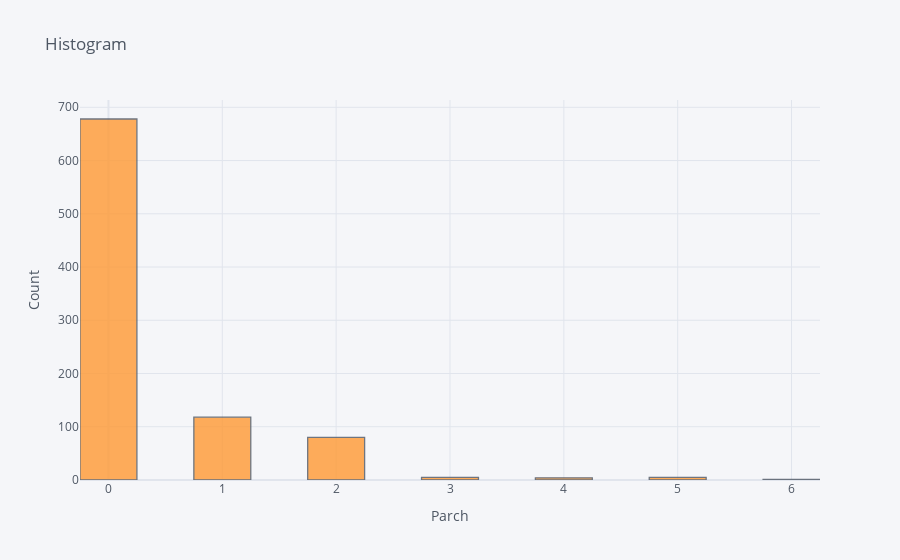

Notebook cell for this chart:
### Code cell
total_data['parch'].iplot(kind='hist', bins=20, xTitle='Parch', yTitle='Count', title='Histogram')

### Figure 1 — Plotly figure (JSON) as saved in the notebook; plotly's stock layout.template omitted (floating-point values rounded to 4 significant figures; data arrays with more than 128 entries replaced by an {"elided": "..."} marker saying what was removed)
{"data": [{"histfunc": "count", "histnorm": "", "marker": {"color": "rgba(255, 153, 51, 1.0)", "line": {"color": "#4D5663", "width": 1.3}}, "name": "parch", "nbinsx": 20, "opacity": 0.8, "orientation": "v", "type": "histogram", "x": {"elided": "891 int values"}}], "layout": {"autosize": true, "barmode": "overlay", "legend": {"bgcolor": "#F5F6F9", "font": {"color": "#4D5663"}}, "paper_bgcolor": "#F5F6F9", "plot_bgcolor": "#F5F6F9", "title": {"font": {"color": "#4D5663"}, "text": "Histogram"}, "xaxis": {"autorange": true, "gridcolor": "#E1E5ED", "range": [-0.25, 6.25], "showgrid": true, "tickfont": {"color": "#4D5663"}, "title": {"font": {"color": "#4D5663"}, "text": "Parch"}, "type": "linear", "zerolinecolor": "#E1E5ED"}, "yaxis": {"autorange": true, "gridcolor": "#E1E5ED", "range": [0, 713.7], "showgrid": true, "tickfont": {"color": "#4D5663"}, "title": {"font": {"color": "#4D5663"}, "text": "Count"}, "zerolinecolor": "#E1E5ED"}}}
